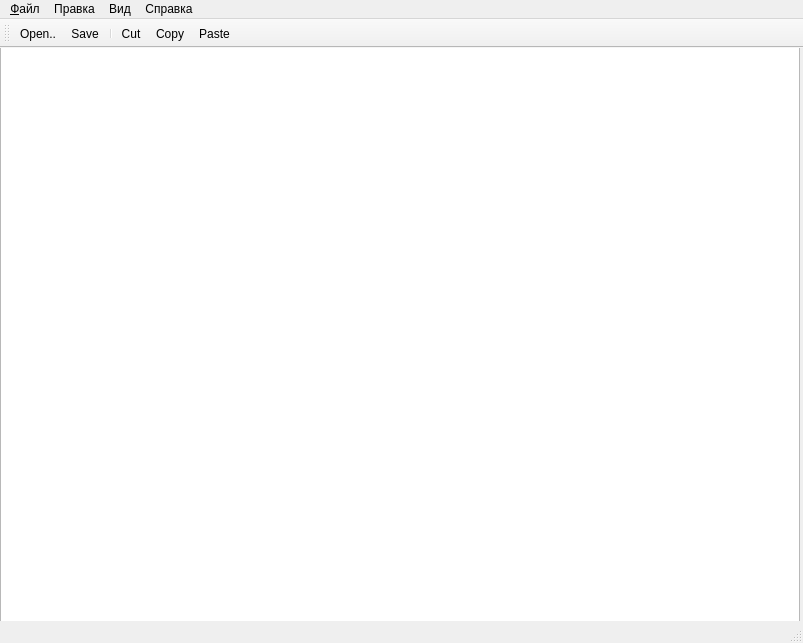
<?xml version="1.0" encoding="UTF-8"?>
<ui version="4.0">
 <class>TextEditor</class>
 <widget class="QMainWindow" name="TextEditor">
  <property name="geometry">
   <rect>
    <x>0</x>
    <y>0</y>
    <width>803</width>
    <height>643</height>
   </rect>
  </property>
  <property name="minimumSize">
   <size>
    <width>800</width>
    <height>600</height>
   </size>
  </property>
  <property name="windowTitle">
   <string>TextEditor</string>
  </property>
  <property name="layoutDirection">
   <enum>Qt::LeftToRight</enum>
  </property>
  <widget class="QWidget" name="centralwidget">
   <widget class="QTextEdit" name="textEdit">
    <property name="geometry">
     <rect>
      <x>0</x>
      <y>-1</y>
      <width>800</width>
      <height>601</height>
     </rect>
    </property>
   </widget>
  </widget>
  <widget class="QStatusBar" name="statusbar"/>
  <widget class="QMenuBar" name="menubar">
   <property name="geometry">
    <rect>
     <x>0</x>
     <y>0</y>
     <width>803</width>
     <height>26</height>
    </rect>
   </property>
   <widget class="QMenu" name="menu">
    <property name="title">
     <string>&amp;Файл</string>
    </property>
    <addaction name="actionOpen"/>
    <addaction name="separator"/>
    <addaction name="actionNew"/>
    <addaction name="separator"/>
    <addaction name="actionSave"/>
    <addaction name="actionSaveAs"/>
    <addaction name="separator"/>
    <addaction name="actionClose"/>
    <addaction name="separator"/>
    <addaction name="actionExit"/>
   </widget>
   <widget class="QMenu" name="menu_2">
    <property name="title">
     <string>Вид</string>
    </property>
    <addaction name="actionSelectFont"/>
   </widget>
   <widget class="QMenu" name="menu_3">
    <property name="title">
     <string>Правка</string>
    </property>
    <addaction name="actionCut"/>
    <addaction name="separator"/>
    <addaction name="actionCopy"/>
    <addaction name="separator"/>
    <addaction name="actionPaste"/>
    <addaction name="separator"/>
    <addaction name="actionUndo"/>
    <addaction name="separator"/>
    <addaction name="actionRedo"/>
   </widget>
   <widget class="QMenu" name="menu_4">
    <property name="title">
     <string>Справка</string>
    </property>
    <addaction name="actionAbout"/>
    <addaction name="separator"/>
    <addaction name="actionAboutQt"/>
   </widget>
   <addaction name="menu"/>
   <addaction name="menu_3"/>
   <addaction name="menu_2"/>
   <addaction name="menu_4"/>
  </widget>
  <widget class="QToolBar" name="toolBar">
   <property name="windowTitle">
    <string>toolBar</string>
   </property>
   <attribute name="toolBarArea">
    <enum>TopToolBarArea</enum>
   </attribute>
   <attribute name="toolBarBreak">
    <bool>false</bool>
   </attribute>
   <addaction name="actionOpen"/>
   <addaction name="actionSave"/>
   <addaction name="separator"/>
   <addaction name="actionCut"/>
   <addaction name="actionCopy"/>
   <addaction name="actionPaste"/>
  </widget>
  <action name="actionNew">
   <property name="icon">
    <iconset>
     <normaloff>QtLab2Pictures/new.png</normaloff>QtLab2Pictures/new.png</iconset>
   </property>
   <property name="text">
    <string>Создать</string>
   </property>
   <property name="toolTip">
    <string>Создать новый докуент</string>
   </property>
   <property name="shortcut">
    <string>Ctrl+N</string>
   </property>
  </action>
  <action name="actionClose">
   <property name="text">
    <string>Закрыть</string>
   </property>
   <property name="toolTip">
    <string>Закрыть текущее окно</string>
   </property>
   <property name="shortcut">
    <string>Ctrl+W</string>
   </property>
  </action>
  <action name="actionExit">
   <property name="text">
    <string>Выход</string>
   </property>
   <property name="toolTip">
    <string>Закрыть приложение</string>
   </property>
  </action>
  <action name="actionSelectFont">
   <property name="icon">
    <iconset resource="texteditor.qrc">
     <normaloff>:/icons/QtLab2Pictures/new.png</normaloff>:/icons/QtLab2Pictures/new.png</iconset>
   </property>
   <property name="text">
    <string>Select Font</string>
   </property>
   <property name="toolTip">
    <string>Select the display font</string>
   </property>
  </action>
  <action name="actionCut">
   <property name="icon">
    <iconset resource="texteditor.qrc">
     <normaloff>:/icons/QtLab2Pictures/cut.png</normaloff>:/icons/QtLab2Pictures/cut.png</iconset>
   </property>
   <property name="text">
    <string>Cut</string>
   </property>
   <property name="toolTip">
    <string>Cut</string>
   </property>
   <property name="shortcut">
    <string>Ctrl+X</string>
   </property>
  </action>
  <action name="actionAbout">
   <property name="text">
    <string>About</string>
   </property>
  </action>
  <action name="actionAboutQt">
   <property name="text">
    <string>About Qt</string>
   </property>
  </action>
  <action name="actionCopy">
   <property name="icon">
    <iconset resource="texteditor.qrc">
     <normaloff>:/icons/QtLab2Pictures/copy.png</normaloff>:/icons/QtLab2Pictures/copy.png</iconset>
   </property>
   <property name="text">
    <string>Copy</string>
   </property>
   <property name="toolTip">
    <string>Copy</string>
   </property>
   <property name="shortcut">
    <string>Ctrl+C</string>
   </property>
  </action>
  <action name="actionPaste">
   <property name="icon">
    <iconset resource="texteditor.qrc">
     <normaloff>:/icons/QtLab2Pictures/paste.png</normaloff>:/icons/QtLab2Pictures/paste.png</iconset>
   </property>
   <property name="text">
    <string>Paste</string>
   </property>
   <property name="toolTip">
    <string>Paste</string>
   </property>
   <property name="shortcut">
    <string>Ctrl+V</string>
   </property>
  </action>
  <action name="actionUndo">
   <property name="text">
    <string>Undo</string>
   </property>
   <property name="toolTip">
    <string>Undo the last action</string>
   </property>
   <property name="shortcut">
    <string>Ctrl+Z</string>
   </property>
  </action>
  <action name="actionRedo">
   <property name="text">
    <string>Redo</string>
   </property>
   <property name="toolTip">
    <string>Redo the last action</string>
   </property>
   <property name="shortcut">
    <string>Ctrl+Y</string>
   </property>
  </action>
  <action name="actionOpen">
   <property name="icon">
    <iconset resource="texteditor.qrc">
     <normaloff>:/icons/QtLab2Pictures/open.png</normaloff>:/icons/QtLab2Pictures/open.png</iconset>
   </property>
   <property name="text">
    <string>Open..</string>
   </property>
   <property name="toolTip">
    <string>Open a document</string>
   </property>
   <property name="shortcut">
    <string>Ctrl+O</string>
   </property>
  </action>
  <action name="actionSave">
   <property name="icon">
    <iconset resource="texteditor.qrc">
     <normaloff>:/icons/QtLab2Pictures/save.png</normaloff>:/icons/QtLab2Pictures/save.png</iconset>
   </property>
   <property name="text">
    <string>Save</string>
   </property>
   <property name="toolTip">
    <string>Save document</string>
   </property>
   <property name="shortcut">
    <string>Ctrl+S</string>
   </property>
  </action>
  <action name="actionSaveAs">
   <property name="text">
    <string>Save As..</string>
   </property>
   <property name="toolTip">
    <string>Save document as</string>
   </property>
   <property name="shortcut">
    <string>Ctrl+Shift+S</string>
   </property>
  </action>
 </widget>
 <resources>
  <include location="texteditor.qrc"/>
 </resources>
 <connections/>
</ui>
